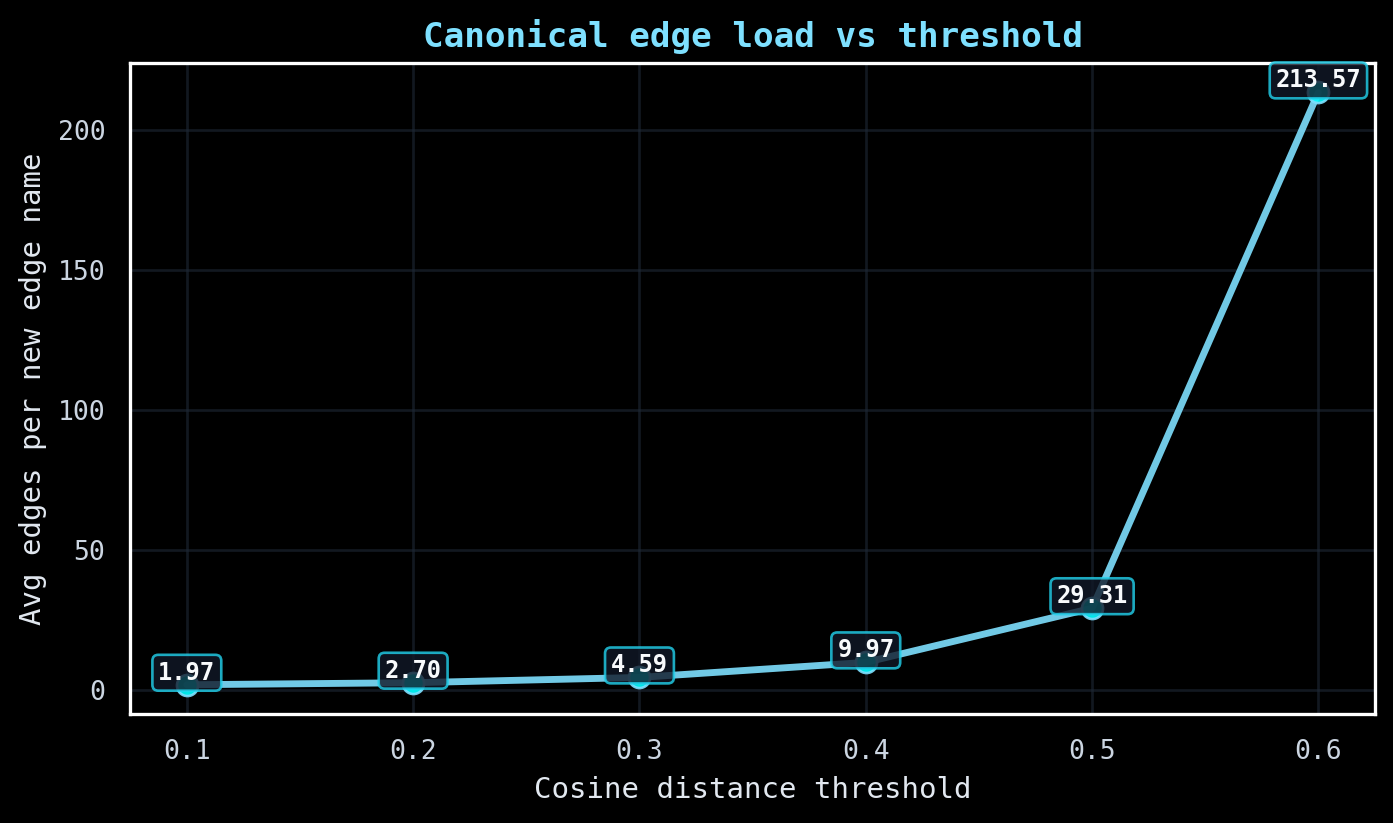

The Python source for this figure:
#!/usr/bin/env python3
import argparse
from pathlib import Path
import numpy as np
import pandas as pd


def parse_thresholds(thr_str, default_list):
    if thr_str:
        return [float(x) for x in thr_str.split(',')]
    return default_list


def find_cluster_file(cluster_dir: Path, sim: float):
    fmt_vals = [f"{sim:.2f}", f"{sim:.1f}", f"{sim:.0f}"]
    candidates = []
    for v in fmt_vals:
        candidates.append(cluster_dir / f"merged_sim_{v}.csv")
        candidates.append(cluster_dir / f"collapsed_sim_{v}.csv")
    for c in candidates:
        if c.exists():
            return c
    raise FileNotFoundError(f"Missing cluster file for similarity {sim:.2f}")


def main():
    ap = argparse.ArgumentParser(description="Average edges per representative over thresholds")
    ap.add_argument('--cluster-dir', required=True, help='Dir with merged_sim_*.csv or collapsed_sim_*.csv')
    ap.add_argument('--thresholds', default=None, help='Comma list of distance thresholds (e.g., 0.6,0.5,0.4)')
    ap.add_argument('--distance-mode', action='store_true', help='Interpret thresholds as cosine distance (default)')
    ap.add_argument('--out', default='avg_edges_per_rep.csv', help='Output CSV path')
    ap.add_argument('--plotly', action='store_true', help='Also render a Plotly chart (NASA/JPL vibe)')
    ap.add_argument('--plotly-static', action='store_true',
                    help='Save Plotly chart as static PNG via kaleido (no browser needed)')
    ap.add_argument('--seaborn', action='store_true', help='Also render a Seaborn PNG (aqua-on-charcoal theme)')
    ap.add_argument('--bokeh', action='store_true', help='Also render a Bokeh HTML (interactive, no browser needed)')
    args = ap.parse_args()

    default_dist_list = [0.60, 0.50, 0.40, 0.30, 0.20, 0.10]
    thresholds = parse_thresholds(args.thresholds, default_dist_list)
    if not args.distance_mode:
        # If user wants similarity mode, leave as-is; else convert distances to similarity for lookup
        pass

    cluster_dir = Path(args.cluster_dir)

    rows = []
    for thr in thresholds:
        if args.distance_mode or args.thresholds is None:
            sim = 1.0 - thr
            label_val = thr  # report distance
            label_type = 'distance'
        else:
            sim = thr
            label_val = thr
            label_type = 'similarity'
        fpath = find_cluster_file(cluster_dir, sim)
        df = pd.read_csv(fpath)
        if 'total_count' not in df.columns:
            raise SystemExit(f"File {fpath} missing total_count column")
        avg_edges = df['total_count'].mean()
        rows.append({
            'threshold_type': label_type,
            'threshold': label_val,
            'similarity_used': sim,
            'file': fpath.name,
            'representatives': len(df),
            'avg_edges_per_new_edge_name': avg_edges
        })

    out_path = Path(args.out)
    df_out = pd.DataFrame(rows)
    df_out.to_csv(out_path, index=False)
    print(f"Wrote {out_path} with {len(rows)} rows")

    # Seaborn static plot
    if args.seaborn:
        try:
            import seaborn as sns
            import matplotlib.pyplot as plt
            # NASA/JPL / The Martian vibe: deep space charcoal with warm Mars accents
            sns.set_theme(style="whitegrid", rc={
                "axes.facecolor": "#0b0f16",
                "figure.facecolor": "#0b0f16",
                "grid.color": "#1f2735",
                "axes.edgecolor": "#324155",
                "text.color": "#f1f5f9",
                "axes.labelcolor": "#e2e8f0",
                "xtick.color": "#cbd5e1",
                "ytick.color": "#cbd5e1",
                # bundled mono to avoid missing-font warnings on clusters
                "font.family": "DejaVu Sans Mono",
                "font.sans-serif": ["DejaVu Sans Mono", "SFMono-Regular", "Menlo", "Consolas", "Liberation Mono", "Courier New", "Arial"],
            })
            import matplotlib as mpl
            mpl.rcParams.update({
                "font.family": "DejaVu Sans Mono",
                "font.sans-serif": ["DejaVu Sans Mono", "SFMono-Regular", "Menlo", "Consolas", "Liberation Mono", "Courier New", "Arial"],
                "axes.titleweight": "bold",
                "axes.titlesize": 13,
                "axes.labelsize": 11,
                "xtick.labelsize": 10,
                "ytick.labelsize": 10,
            })
            fig, ax = plt.subplots(figsize=(7.5, 4.5))
            accent = "#f97316"   # warm orange
            line = "#fb923c"
            sns.lineplot(data=df_out, x='threshold', y='avg_edges_per_new_edge_name',
                         marker="o", linewidth=2.9, color=line, ax=ax, markerfacecolor=accent,
                         markeredgecolor="#0b0f16", markeredgewidth=0.8)
            for x, y in zip(df_out['threshold'], df_out['avg_edges_per_new_edge_name']):
                ax.text(x, y, f"{y:.2f}", ha='center', va='bottom', fontsize=9, color="#f8fafc",
                        fontweight="bold",
                        bbox=dict(boxstyle="round,pad=0.2", fc="#111827", ec="#fb923c", alpha=0.8))
            ax.set_xlabel(f"Cosine {'distance' if args.distance_mode else 'similarity'} threshold")
            ax.set_ylabel("Avg edges per new edge name")
            ax.set_title("Avg number of edges per new edge name", color="#e2e8f0", fontsize=13, fontweight="bold")
            fig.tight_layout()
            seaborn_path = out_path.with_name(out_path.stem + "_seaborn.png")
            fig.savefig(seaborn_path, bbox_inches="tight", dpi=190)
            print(f"Wrote {seaborn_path}")
        except Exception as e:
            print(f"Seaborn plot skipped: {e}")

    # Visualization: neon/tech style
    try:
        import matplotlib.pyplot as plt
        plt.style.use("dark_background")
        fig, ax = plt.subplots(figsize=(7.5, 4.5))
        xs = df_out['threshold']
        ys = df_out['avg_edges_per_new_edge_name']
        ax.plot(xs, ys, marker='o', markersize=8, linewidth=2.6,
                color='#7ee0ff', markerfacecolor='#0ff', markeredgecolor='#7ee0ff', alpha=0.9)
        for x, y in zip(xs, ys):
            ax.text(x, y, f"{y:.2f}", ha='center', va='bottom', fontsize=9, fontweight='bold',
                    color='#f8fafc',
                    bbox=dict(boxstyle="round,pad=0.25", fc="#111827", ec="#22d3ee", alpha=0.8))
        ax.set_xlabel(f"Cosine {'distance' if args.distance_mode else 'similarity'} threshold", fontsize=11, color='#e2e8f0')
        ax.set_ylabel("Avg edges per new edge name", fontsize=11, color='#e2e8f0')
        ax.set_title("Canonical edge load vs threshold", fontsize=13, fontweight='bold', color='#7ee0ff')
        ax.tick_params(colors='#cbd5e1', labelsize=10)
        ax.grid(color='#1f2937', alpha=0.6)
        fig.tight_layout()
        plot_path = out_path.with_suffix(".png")
        fig.savefig(plot_path, bbox_inches='tight', dpi=190)
        print(f"Wrote {plot_path}")
    except Exception as e:
        print(f"Plot skipped (matplotlib missing or error): {e}")

    # Optional Plotly (NASA/JPL vibe) interactive HTML
    if args.plotly:
        try:
            import plotly.graph_objects as go
            import plotly.io as pio
            xs = df_out['threshold']
            ys = df_out['avg_edges_per_new_edge_name']
            mode_label = "distance" if args.distance_mode else "similarity"
            line_color = "#7ef3ff"
            glow_color = "rgba(126, 243, 255, 0.2)"
            fig = go.Figure()
            fig.add_trace(go.Scatter(
                x=xs, y=ys,
                mode="lines+markers+text",
                text=[f"{y:.2f}" for y in ys],
                textposition="top center",
                marker=dict(size=10, color=line_color, line=dict(color="#0ff", width=2)),
                line=dict(color=line_color, width=3),
                hovertemplate=f"{mode_label}=%{{x}}<br>avg=%{{y:.3f}}<extra></extra>"
            ))
            fig.update_layout(
                template=None,
                title="Avg number of edges per new edge name",
                xaxis_title=f"Cosine {mode_label} threshold",
                yaxis_title="Avg edges per new edge name",
                font=dict(color="#e5ecf4", family="Monaco, 'DejaVu Sans Mono', Menlo, Consolas, 'Courier New'"),
                plot_bgcolor="#050714",
                paper_bgcolor="#050714",
                xaxis=dict(gridcolor="#0c1224", zerolinecolor="#1b2340"),
                yaxis=dict(gridcolor="#0c1224", zerolinecolor="#1b2340"),
                margin=dict(l=60, r=40, t=60, b=60),
                shapes=[dict(type="rect", x0=min(xs), x1=max(xs), y0=min(ys)*0.9, y1=max(ys)*1.1,
                             fillcolor=glow_color, line=dict(width=0), layer="below")]
            )
            base_out = Path(args.out)
            plotly_path = base_out.with_suffix(".html")
            if args.plotly_static:
                png_path = base_out.with_name(base_out.stem + "_plotly.png")
                try:
                    fig.write_image(png_path, format="png", scale=2)
                    print(f"Wrote {png_path} (static Plotly PNG)")
                except Exception as ie:
                    print(f"Static Plotly export failed (need 'kaleido' installed): {ie}")
            fig.write_html(plotly_path, include_plotlyjs="cdn")
            print(f"Wrote {plotly_path} (HTML)")
        except Exception as e:
            print(f"Plotly output skipped: {e}")

    # Optional Bokeh interactive plot
    if args.bokeh:
        try:
            from bokeh.plotting import figure, output_file, save
            from bokeh.models import ColumnDataSource, HoverTool
            source = ColumnDataSource(df_out)
            mode_label = "distance" if args.distance_mode else "similarity"
            p = figure(width=750, height=420, background_fill_color="#0b1224",
                       title="Avg number of edges per new edge name",
                       tools="pan,wheel_zoom,reset,save,hover")
            p.title.text_color = "#7ee0ff"
            p.xaxis.axis_label = f"Cosine {mode_label} threshold"
            p.yaxis.axis_label = "Avg edges per new edge name"
            p.xaxis.axis_label_text_color = "#e2e8f0"
            p.yaxis.axis_label_text_color = "#e2e8f0"
            p.xaxis.major_label_text_color = "#cbd5e1"
            p.yaxis.major_label_text_color = "#cbd5e1"
            p.grid.grid_line_color = "#18233a"
            p.line('threshold', 'avg_edges_per_new_edge_name', source=source, line_width=3,
                   color="#7ef3ff")
            p.circle('threshold', 'avg_edges_per_new_edge_name', source=source, size=8,
                     fill_color="#0ff", line_color="#7ee0ff", line_width=2)
            hover = p.select_one(HoverTool)
            hover.tooltips = [
                (f"{mode_label}", "@threshold"),
                ("avg edges/new name", "@avg_edges_per_new_edge_name{0.000}"),
                ("representatives", "@representatives"),
                ("file", "@file")
            ]
            bokeh_path = out_path.with_suffix(".bokeh.html")
            output_file(bokeh_path)
            save(p)
            print(f"Wrote {bokeh_path}")
        except Exception as e:
            print(f"Bokeh output skipped: {e}")


if __name__ == '__main__':
    main()
